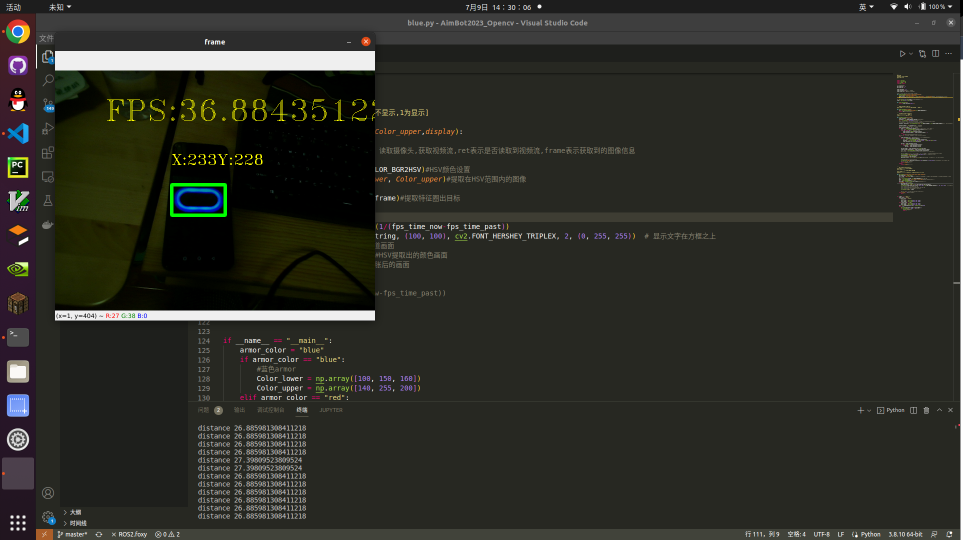
#> input picture AimBot2023_Opencv/run_example/blue_example.png, 1926 x 1080 px, given in place of the camera (shown at 1/2 size)
$ python blue.py
#> lines starting #> are read from the running program, lines starting #| are printed output that depends on the picture; after the words box and inside, x2 and y2 are one past the last pixel; in counts of white or black regions, pixels touching at a corner belong together; long printed decimals are rounded
### AimBot2023_Opencv/main.py

'''
Date:2022.9.17
简介:
设置
'''

#导入第三方库
import numpy as np
import cv2,time

# 设置需要识别的颜色
armor_color = "blue"
if armor_color == "blue":
    #蓝色armor
    Color_lower = np.array([100, 123, 120])
    Color_upper = np.array([160, 255, 230])
elif armor_color == "red":
    Color_lower = np.array([120, 150, 100])
    Color_upper = np.array([180, 255, 250])

# 摄像头参数定义,设置
def camera_init(cap,num):
    cap.set(cv2.CAP_PROP_AUTO_EXPOSURE, -1)
    cap.set(cv2.CAP_PROP_AUTO_EXPOSURE, 1)
    cap.set(cv2.CAP_PROP_EXPOSURE, num)#设置曝光
    return cap

### AimBot2023_Opencv/blue.py

'''
Date:2022.9.17
简介:
RMYC2023的初代装甲板识别的传统Demo程序
此程序为基于Opencv-Python的传统视觉
'''

import cv2,math
import time,serial
import numpy as np
from main import *

#计算帧率的变量
fps_time_past = 0
fps_time_now = 0

armor_distance = 6.2
armor_contours=[]#装甲板轮廓列表
armor_area_list = []#装甲板面积列表

com = serial.Serial("/dev/ttyS0",115200)#设置通信串口
def send_message(x_position,y_position,distance):
    print("send",x_position,y_position)
    send_string = str(x_position)+','+str(y_position)+','+str(distance)#将坐标信息整合到send_string中
    com.write(send_string.encode('utf-8'))#将send_string发送给EP(EP和开发板的串口波特率需要保持一致

k = np.ones((13,13),np.uint8)#创建10*10的数组作为核
erode = np.ones((1,1),np.uint8)

def count_distance(P):
    return (armor_distance*464.0)/P

'''
    Image_Change()函数注释:
mask_image---------经过hsv颜色通道处理传过来的图像
'''
def Image_Change(mask_image):
    res = cv2.morphologyEx(mask_image,cv2.MORPH_GRADIENT,k)
    return res#返回处理完成的图像
'''
    recognize_armor()函数注释:
res---------------传过来的图像
frame-------------摄像头原图像
'''
def recognize_armor(res,frame):
    armor_contours = []#清空列表
    fontStyle = cv2.FONT_HERSHEY_TRIPLEX#设置字体样式
    res = cv2.Canny(res,100,1050)#Canny边缘检测
    #cv2.imshow("canny",res)#显示Canny边缘检测后的图像(测试，可注释该行代码)
    # # contours--轮廓，hierarchy--等级制度，层次体系
    contours, hierarchy = cv2.findContours(res, cv2.RETR_EXTERNAL, cv2.CHAIN_APPROX_SIMPLE)#寻找轮廓(只识别外围轮廓)

    contours_amount = len(contours)#统计轮廓的数量
    #print("未筛选前的轮廓数量：",contours_amount)
    armor_contours_amount = 0#计算轮廓数量
    for count in range(contours_amount):#遍历所有的轮廓(用于筛选出装甲板)
        x, y, w, h = cv2.boundingRect(contours[count])#获取坐标，宽高
        if w>=20 and h>=20:#增加判断装甲板条件
            armor_contours.append(contours[count])
            armor_contours_amount = armor_contours_amount + 1
        else:
            pass#如果不符合判断条件，就跳过该轮廓
    #print("经过筛选后的轮廓数量：",armor_contours_amount)
    try:
        armor_distance_list = []#重置列表，用于筛选出最大面积装甲板
        for i in range(armor_contours_amount):
            x, y, w, h = cv2.boundingRect(armor_contours[i])
            distance = math.sqrt(abs(y-240)*abs(y-240) + abs(x-320)*abs(x-320))
            armor_distance_list.append(distance)

        min_dis = armor_distance_list[0]
        for k in range(1,len(armor_distance_list)):
            if min_dis >= armor_distance_list[k]:
                min_dis = armor_distance_list[k]

        min_dis_index = armor_distance_list.index(min_dis)
        finally_armor_information = armor_contours[min_dis_index]
        x, y, w, h = cv2.boundingRect(finally_armor_information)
        #draw_armor = cv2.drawContours(frame,armor_contours,-1,(0,255,0),2)

        #print("成功匹配图像", "\n图像宽度:", w, "图像高度:", h)#打印测试（可注释该行代码)
        cv2.rectangle(frame,(x,y),(x+w,y+h),(0,255,0),5)#在原画面上绘制出方框
        real_distance = count_distance(w)
        print("distance",real_distance)
        position_string = "X:"+str(x)+"Y:"+str(y)#讲数据整合成一个字符串，用于后续Uart通信方便

        send_message(x,y,real_distance)#发送坐标信息
        cv2.putText(frame,position_string,(x,y-40),fontStyle,1,(0,255,255))#在识别的装甲板上显示装甲板坐标
        #print("已完成一次识别")
        return frame#返回图像
    except:
        return frame#返回原图像

'''
    Get_Frame()函数参数注释:
cap_frame----------摄像头视频流
Color_Lower-----
               |---HSV设置的颜色区域
Color_upper-----
display------------是否显示图传窗口[0为不显示,1为显示]
'''
def Get_Frame(cap_frame,Color_lower,Color_upper,display):
#> called with Color_lower = array of shape (3,), Color_upper = array of shape (3,), display = 1
    fps_time_past = time.time()
    ret, frame = cap_frame.read()  # 读取摄像头,获取视频流,ret表示是否读取到视频流,frame表示获取到的图像信息
#> frame is the input picture: shape (1080, 1926, 3); mean B, G, R 38.3, 45.2, 44.6
    #print(ret)
    hsv = cv2.cvtColor(frame, cv2.COLOR_BGR2HSV)#HSV颜色设置
#> hsv: shape (1080, 1926, 3); mean H, S, V 35, 59.8, 47.1
    mask = cv2.inRange(hsv, Color_lower, Color_upper)#提取在HSV范围内的图像
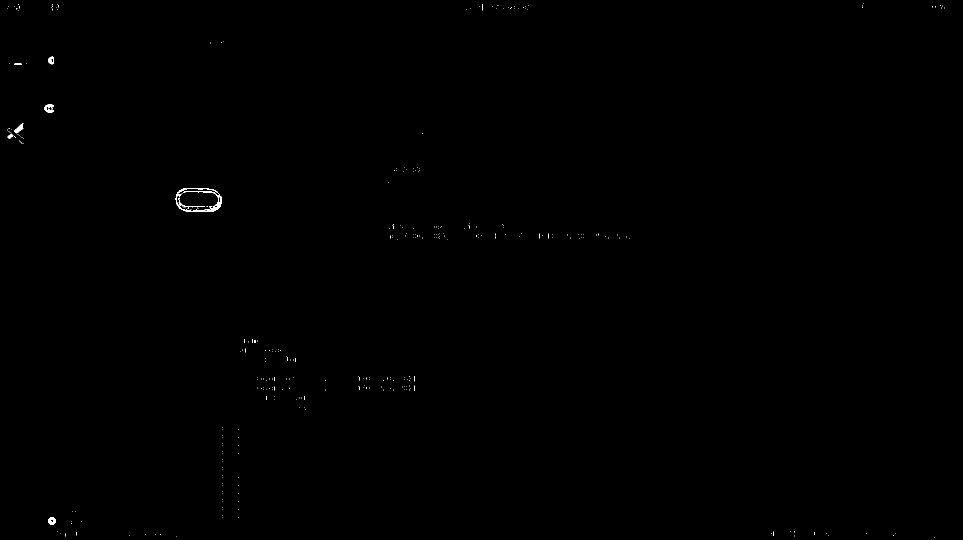
#> mask: shape (1080, 1926) (shown at 1/2 size); 0.11% white; 349 white regions (342 under 20 px), largest, box (x1, y1, x2, y2) and area: (350, 376, 444, 424) 971, (89, 209, 107, 225) 188, (28, 246, 47, 267) 172
    res = Image_Change(mask)#膨胀腐蚀
#> in Image_Change, `res = cv2.morphologyEx(mask_image,cv2.MORPH_GRADIENT,k)`:
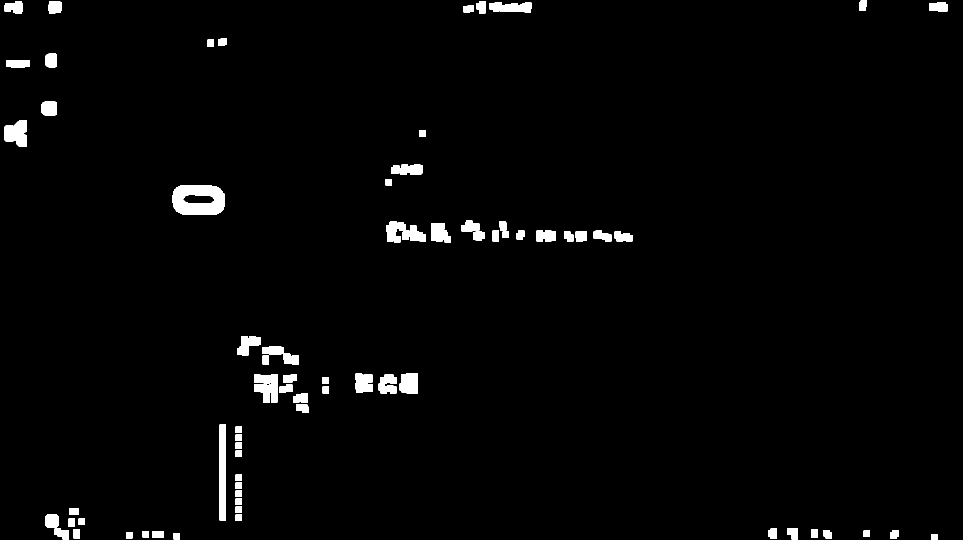
#> res: shape (1080, 1926) (shown at 1/2 size); 2% white; 75 white regions, largest, box (x1, y1, x2, y2) and area: (344, 370, 450, 430) 4804, (439, 849, 452, 1041) 2496, (508, 748, 556, 806) 2139
    new_frame = recognize_armor(res,frame)#提取特征圈出目标
#> in recognize_armor, `res = cv2.Canny(res,100,1050)#Canny边缘检测`:
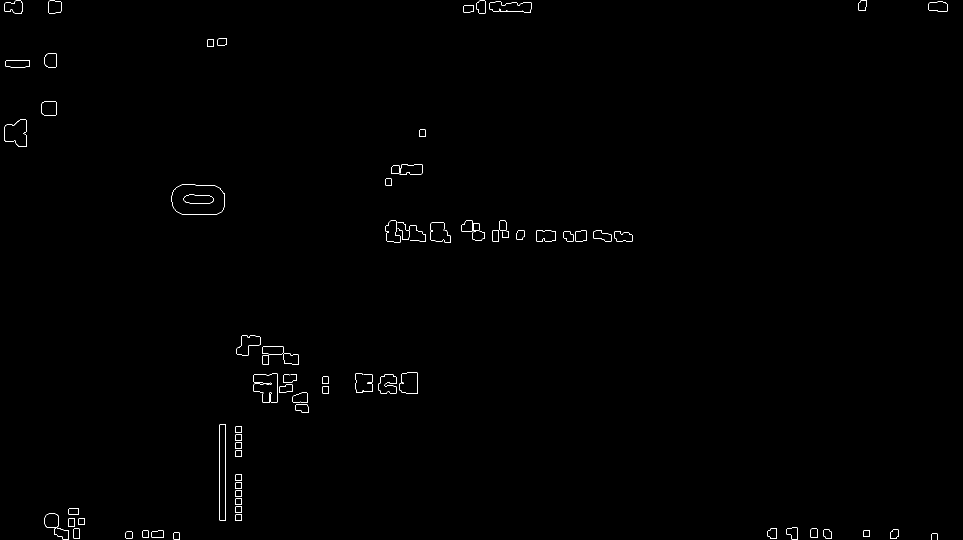
#> res: shape (1080, 1926) (shown at 1/2 size); 0.34% white in thin lines or dots
#> in recognize_armor, `contours, hierarchy = cv2.findContours(res, cv2.RETR_EXTERNAL, cv2.CHA..`: contours = 79 contours, 19 with area under 20; largest, box (x1, y1, x2, y2) and area: (343, 369, 450, 430) 5690, (438, 848, 452, 1041) 2493, (978, 3, 1063, 25) 1388, (524, 692, 598, 730) 1266, (756, 748, 793, 787) 1075
#> in recognize_armor, `contours_amount = len(contours)#统计轮廓的数量`: contours_amount = 79
#> the loop in recognize_armor, `for count in range(contours_amount):#遍历所有的轮廓(用于筛选出装甲板)` made 79 passes
#> (x, y, w, h) on passes 1 to 12: (1862, 1067, 14, 13), (346, 1065, 14, 14), (251, 1063, 14, 14), (303, 1061, 25, 15), (284, 1061, 14, 14), (1726, 1060, 14, 14), (1780, 1059, 18, 19), (1646, 1059, 18, 18), (1621, 1057, 14, 19), (146, 1057, 14, 20), (1535, 1056, 19, 22), (108, 1056, 30, 23)
#> after the loop in recognize_armor, `for count in range(contours_amount):#遍历所有的轮廓(用于筛选出装甲板)`: armor_contours = 30 contours, 12 with area under 20; largest, box (x1, y1, x2, y2) and area: (343, 369, 450, 430) 5690, (978, 3, 1063, 25) 1388, (524, 692, 598, 730) 1266, (756, 748, 793, 787) 1075, (82, 202, 113, 231) 800; armor_contours_amount = 30
#> the loop in recognize_armor, `for i in range(armor_contours_amount):` made 30 passes
#> (x, y, w, h, distance) on passes 1 to 12: (108, 1056, 30, 23, 843.1), (1573, 1055, 23, 24, 1494.7), (89, 1027, 29, 29, 820.2), (585, 785, 30, 21, 606), (756, 748, 37, 39, 669.4), (507, 747, 49, 59, 540.4), (710, 746, 35, 40, 638.9), (798, 745, 38, 43, 695.3), (524, 692, 74, 38, 495.9), (473, 671, 48, 40, 457.4), (1228, 462, 37, 21, 934.7), (1127, 462, 20, 21, 837)
#> after the loop in recognize_armor, `for i in range(armor_contours_amount):`: armor_distance_list = 30 values, max 1555.2 at index 26, min 131 at index 20, mean 634.7
#> in recognize_armor, `min_dis = armor_distance_list[0]`: min_dis = 843.1
#> the loop in recognize_armor, `for k in range(1,len(armor_distance_list)):` made 29 passes
#> min_dis on passes 2, 3, 5, 8, 9, 20: 820.2, 606, 540.4, 495.9, 457.4, 131
#> after the loop in recognize_armor, `for k in range(1,len(armor_distance_list)):`: min_dis = 131
#> in recognize_armor, `min_dis_index = armor_distance_list.index(min_dis)`: min_dis_index = 20
#> in recognize_armor, `finally_armor_information = armor_contours[min_dis_index]`: finally_armor_information = contour of 81 points, box (x1, y1, x2, y2) (343, 369, 450, 430), area 5690
#> in recognize_armor, `x, y, w, h = cv2.boundingRect(finally_armor_information)`: x = 343; y = 369; w = 107; h = 61
#> in recognize_armor, `real_distance = count_distance(w)`: real_distance = 26.89
#| distance 26.886
#> in recognize_armor, `position_string = "X:"+str(x)+"Y:"+str(y)#讲数据整合成一个字符串，用于后续Uart通信方便`: position_string = 'X:343Y:369'
#| send 343 369
#> in send_message, `send_string = str(x_position)+','+str(y_position)+','+str(distance)#将坐..`: send_string = '343,369,26.885981308411218'
#> in recognize_armor, `cv2.putText(frame,position_string,(x,y-40),fontStyle,1,(0,255,255))#在识..`: frame: shape (1080, 1926, 3); 0.01% of pixels changed, all inside (x1, y1, x2, y2) = (377, 308, 525, 330)
    if display == 1:#显示视频流
        fps_time_now=time.time()
        show_fps_string = "FPS:"+str(1/(fps_time_now-fps_time_past))
        cv2.putText(frame,show_fps_string, (100, 100), cv2.FONT_HERSHEY_TRIPLEX, 2, (0, 255, 255))  # 显示文字在方框之上
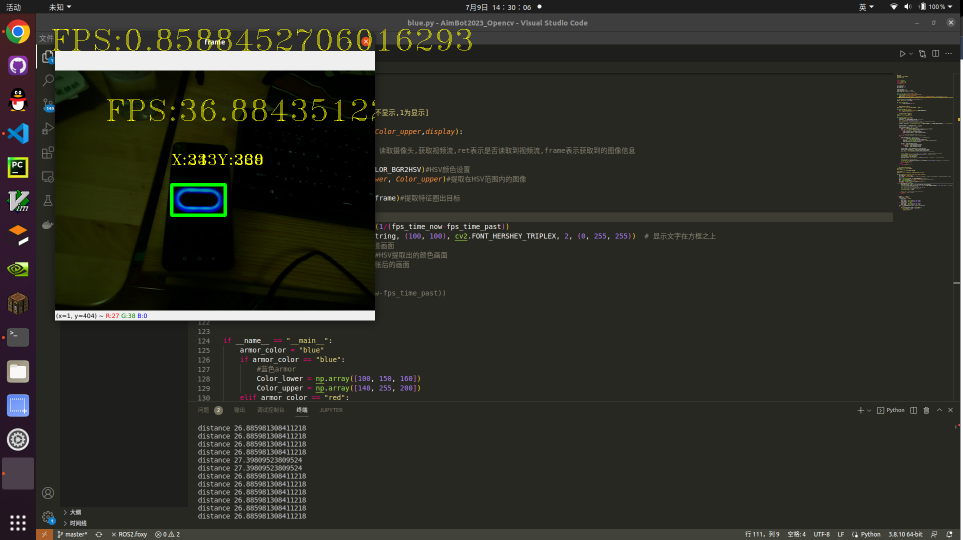
#> frame: shape (1080, 1926, 3) (shown at 1/2 size); mean B, G, R 38.2, 45.7, 45.1
        #cv2.imshow("HSV",hsv)#HSV通道画面
        #cv2.imshow("HSV_MASK",mask)#HSV提取出的颜色画面
        #cv2.imshow("RES",res)#腐蚀膨胀后的画面
        cv2.imshow('frame', frame)

        #print('FPS:',1/(fps_time_now-fps_time_past))
    elif display == 0:#不显示视频流
        pass#占位


if __name__ == "__main__":
    armor_color = "blue"
    if armor_color == "blue":
        #蓝色armor
        Color_lower = np.array([100, 150, 160])
        Color_upper = np.array([140, 255, 200])
    elif armor_color == "red":
    	#红色armor
        Color_lower = np.array([120, 160, 100])
        Color_upper = np.array([180, 255, 250])
    cap = cv2.VideoCapture(0);cap = camera_init(cap,100)
    while True:
        Get_Frame(cap,Color_lower, Color_upper,1)
        if cv2.waitKey(1) & 0xFF == 27:#按ESC退出
#> (key Esc is pressed here)
            print("程序结束")
            break  # 退出
